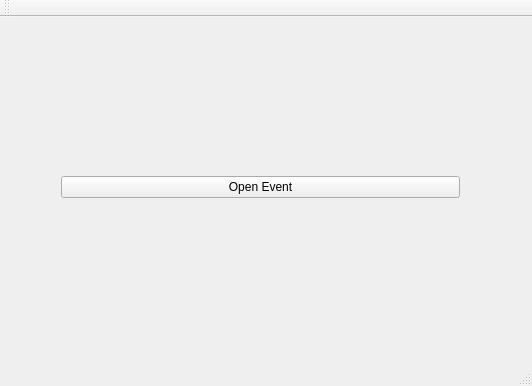
<?xml version="1.0" encoding="UTF-8"?>
<ui version="4.0">
 <class>MainWindow</class>
 <widget class="QMainWindow" name="MainWindow">
  <property name="geometry">
   <rect>
    <x>0</x>
    <y>0</y>
    <width>532</width>
    <height>386</height>
   </rect>
  </property>
  <property name="windowTitle">
   <string>MainWindow</string>
  </property>
  <widget class="QWidget" name="centralWidget">
   <widget class="QWidget" name="layoutWidget">
    <property name="geometry">
     <rect>
      <x>50</x>
      <y>120</y>
      <width>421</width>
      <height>101</height>
     </rect>
    </property>
    <layout class="QHBoxLayout" name="horizontalLayout">
     <item>
      <widget class="QPushButton" name="eventOpenButton">
       <property name="text">
        <string>Open Event</string>
       </property>
      </widget>
     </item>
    </layout>
   </widget>
  </widget>
  <widget class="QMenuBar" name="menuBar">
   <property name="geometry">
    <rect>
     <x>0</x>
     <y>0</y>
     <width>532</width>
     <height>22</height>
    </rect>
   </property>
  </widget>
  <widget class="QToolBar" name="mainToolBar">
   <attribute name="toolBarArea">
    <enum>TopToolBarArea</enum>
   </attribute>
   <attribute name="toolBarBreak">
    <bool>false</bool>
   </attribute>
  </widget>
  <widget class="QStatusBar" name="statusBar"/>
 </widget>
 <layoutdefault spacing="6" margin="11"/>
 <resources/>
 <connections/>
</ui>
